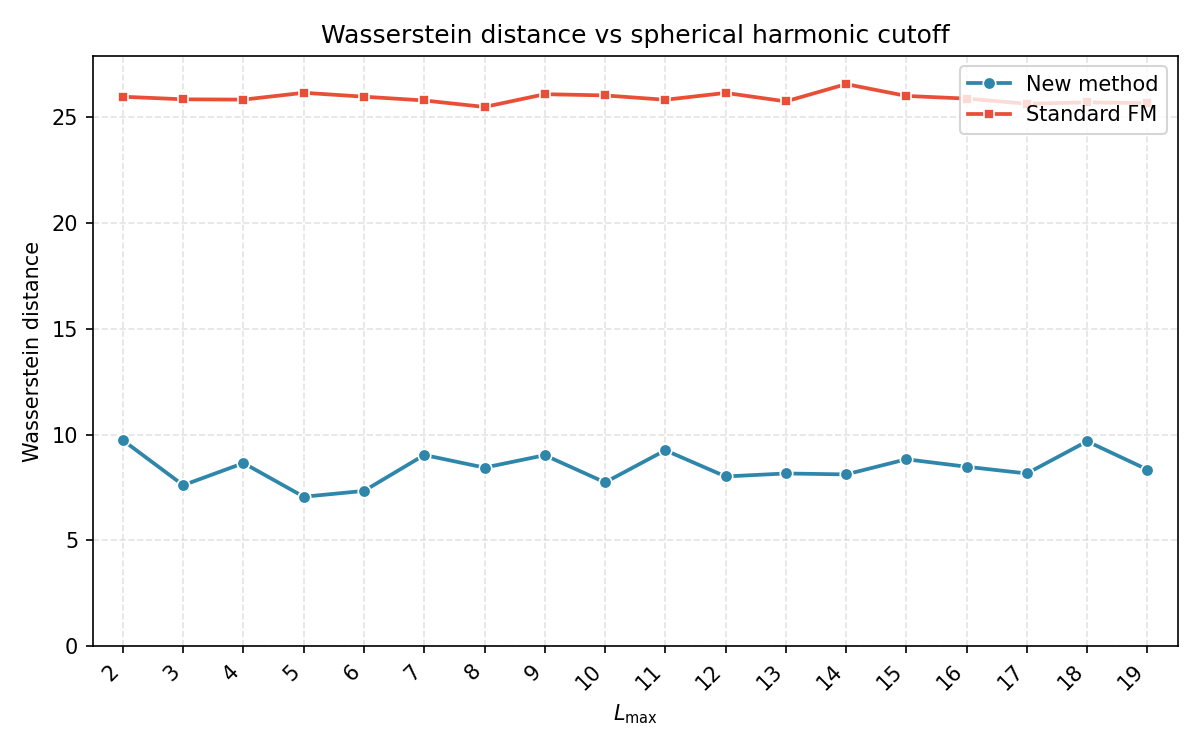

The script that drew this image:
"""Wasserstein vs L_max (2–19): new method vs standard FM."""
import numpy as np
import matplotlib.pyplot as plt

L_max = np.arange(2, 20)

new_method = [
    9.73006993368114, 7.610179122328078, 8.654909315846238, 7.06516516875101,
    7.340493969744561, 9.037157644353586, 8.440344934855613, 9.027870459977443,
    7.741281712394866, 9.260131104567996, 8.023023329076711, 8.164318208477225,
    8.11960528716276, 8.835061438832065, 8.482222640587306, 8.163547313442097,
    9.68428197756341, 8.346483554323196,
]

standard_fm = [
    25.960222333711293, 25.83828349113599, 25.823245899050285, 26.146963205025756,
    25.96264771376764, 25.783768150577306, 25.476996349394497, 26.0799878770999,
    26.02226466774386, 25.815620843314168, 26.14078639790656, 25.73980373986508,
    26.55635312034102, 25.997635550458767, 25.87168745131189, 25.628318869428796,
    25.69446396927192, 25.656674752105488,
]

fig, ax = plt.subplots(figsize=(8, 5))

ax.plot(
    L_max, new_method,
    color="#2e86ab", marker="o", markersize=6, linewidth=1.8,
    markeredgecolor="white", markeredgewidth=0.8, label="New method",
)
ax.plot(
    L_max, standard_fm,
    color="#e94f37", marker="s", markersize=5, linewidth=1.8,
    markeredgecolor="white", markeredgewidth=0.8, label="Standard FM",
)

ax.set_xlabel(r"$L_{\max}$")
ax.set_ylabel("Wasserstein distance")
ax.set_title("Wasserstein distance vs spherical harmonic cutoff")
ax.set_xticks(L_max)
ax.set_xticklabels(L_max, rotation=45, ha="right")
ax.legend(loc="upper right")
ax.grid(True, linestyle="--", alpha=0.35)
ax.set_xlim(1.5, 19.5)
ax.set_ylim(0, max(standard_fm) * 1.05)
plt.tight_layout()

out_path = __file__.replace(".py", ".png")
plt.savefig(out_path, dpi=150)
print(f"Saved: {out_path}")
if __import__("matplotlib").get_backend().lower() != "agg":
    plt.show()
